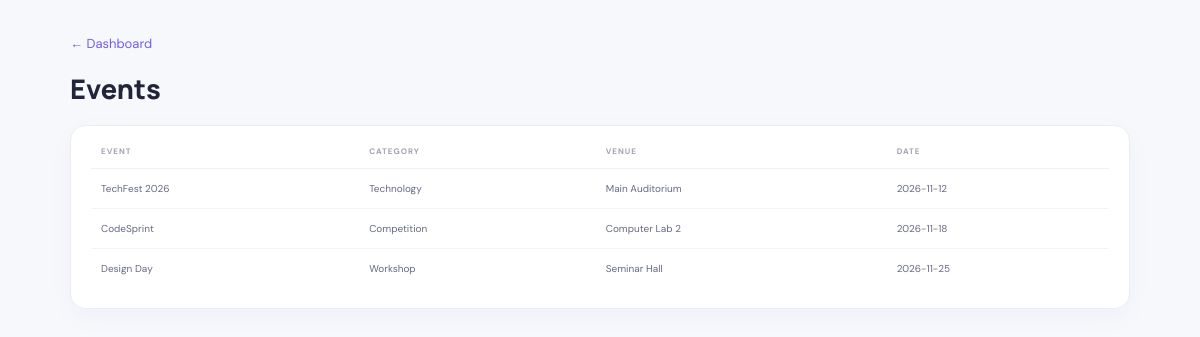
The app's page /events.php (signed in) with its own data.
### tables this page shows
CREATE TABLE events(id INT UNSIGNED AUTO_INCREMENT PRIMARY KEY, title VARCHAR(150) NOT NULL, category VARCHAR(80) NOT NULL DEFAULT 'General', venue VARCHAR(150) NOT NULL DEFAULT 'TBA', event_date DATE NOT NULL, created_at TIMESTAMP DEFAULT CURRENT_TIMESTAMP);

### includes/auth.php (called while the page is built, shortened)
<?php
function e(mixed $value): string { return htmlspecialchars((string)$value, ENT_QUOTES | ENT_SUBSTITUTE, 'UTF-8'); }

### events.php (the view)
<?php require_once __DIR__.'/db.php';require_once __DIR__.'/includes/auth.php';requireAdmin();$rows=$conn->query('SELECT title,category,venue,event_date FROM events ORDER BY event_date')->fetch_all(MYSQLI_ASSOC);?><!doctype html><html><head><meta charset="utf-8"><meta name="viewport" content="width=device-width,initial-scale=1"><title>Events</title><link rel="stylesheet" href="assets/style.css"></head><body><main class="standalone"><a href="dashboard.php">← Dashboard</a><h1>Events</h1><section class="panel"><table><thead><tr><th>EVENT</th><th>CATEGORY</th><th>VENUE</th><th>DATE</th></tr></thead><tbody><?php foreach($rows as $r):?><tr><td><?=e($r['title'])?></td><td><?=e($r['category'])?></td><td><?=e($r['venue'])?></td><td><?=e($r['event_date'])?></td></tr><?php endforeach;?></tbody></table></section></main></body></html>

### assets/style.css (style rules this page uses)
:root { --ink:#22243b;--muted:#8b8da3;--line:#ececf4;--purple:#705def;--bg:#f7f8fc }
* { box-sizing:border-box }
body { margin:0;background:var(--bg);color:var(--ink);font:13px 'DM Sans',sans-serif }
a { color:#705def;text-decoration:none }
.metric-card,.panel { background:white;border:1px solid var(--line);border-radius:15px;box-shadow:0 8px 28px #25255008 }
.panel { padding:20px;margin-bottom:18px }
table { border-collapse:collapse;width:100%;text-align:left;white-space:nowrap }
th { font-size:8px;letter-spacing:1px;color:#a0a2b2;padding:0 10px 12px;border-bottom:1px solid #f0f0f6 }
td { font-size:10px;color:#666a82;padding:13px 10px;border-bottom:1px solid #f3f3f8 }
tbody tr:last-child td { border-bottom:0 }
.standalone { max-width:1100px;margin:35px auto;padding:0 20px }
.standalone h1 { font:800 27px Manrope }

### records on screen
events: title "TechFest 2026", category "Technology", venue "Main Auditorium", event_date "2026-11-12"
events: title "CodeSprint", category "Competition", venue "Computer Lab 2", event_date "2026-11-18"
events: title "Design Day", category "Workshop", venue "Seminar Hall", event_date "2026-11-25"
